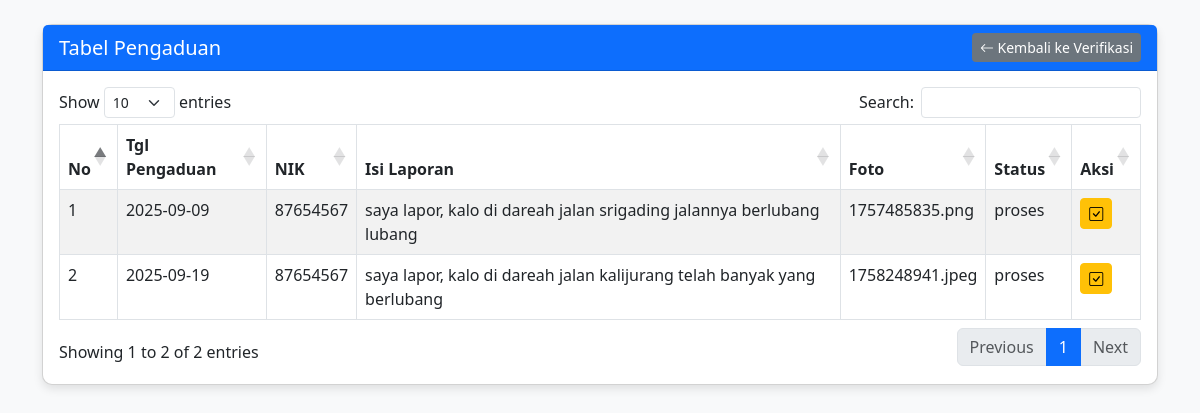
/backend/pages/pengaduan/verifikasi.php, run on the app's committed database.
### tables this page shows
CREATE TABLE `pengaduan` (
  `id_pengaduan` int NOT NULL,
  `tgl_pengaduan` date DEFAULT NULL,
  `nik` char(16) DEFAULT NULL,
  `isi_laporan` text,
  `foto` varchar(255) DEFAULT NULL,
  `status` enum('0','proses','selesai') DEFAULT NULL
);

### backend/pages/pengaduan/verifikasi.php (the view, shortened to what this page needs)
<?php
include '../../../config/connection.php';
$qSelect = "SELECT * FROM pengaduan";
$result = mysqli_query($connect, $qSelect);
?>
<!DOCTYPE html>
<html lang="id">
<head>
    <link href="https://cdn.jsdelivr.net/npm/bootstrap@5.3.0/dist/css/bootstrap.min.css" rel="stylesheet">
    <link rel="stylesheet" href="https://cdn.datatables.net/1.13.4/css/dataTables.bootstrap5.min.css">
    <link rel="stylesheet" href="https://cdn.jsdelivr.net/npm/bootstrap-icons@1.11.3/font/bootstrap-icons.css">
</head>
<body>
    <div class="container mt-4">
        <div class="card">
            <div class="card-header d-flex justify-content-between align-items-center">
                <h5 class="mb-0">Tabel Pengaduan</h5>
                <a href="../tanggapan/index.php" class="btn btn-secondary btn-sm">
                    <i class="bi bi-arrow-left"></i> Kembali ke Verifikasi
                </a>
            </div>
            <div class="card-body">
                <table id="tabelPengaduan" class="table table-bordered table-striped">
                    <thead>
                        <tr>
                            <th>No</th>
                            <th>Tgl Pengaduan</th>
                            <th>NIK</th>
                            <th>Isi Laporan</th>
                            <th>Foto</th>
                            <th>Status</th>
                            <th>Aksi</th>
                        </tr>
                    </thead>
                    <tbody>
                        <?php
                        $no = 1;
                        while ($row = mysqli_fetch_assoc($result)) { ?>
                            <tr>
                                <td><?= $no++ ?></td>
                                <td><?= $row['tgl_pengaduan'] ?></td>
                                <td><?= $row['nik'] ?></td>
                                <td><?= $row['isi_laporan'] ?></td>
                                <td><?= $row['foto'] ?></td>
                                <td><?= $row['status'] ?></td>
                                <td>
                                    <a href="detail.php?id=<?= $row['id_pengaduan'] ?>" class="btn btn-warning btn-sm">
                                        <i class="bi bi-check-square"></i>
                                    </a>
                                </td>
                            </tr>
                        <?php } ?>
                    </tbody>
                </table>
            </div>
        </div>
    </div>
</body>
</html>

### backend/pages/pengaduan/verifikasi.php (style rules this page uses)
body { background-color: #f8f9fa; }
.card { background-color: #ffffff; border-radius: 10px; box-shadow: 0 4px 10px rgba(0, 0, 0, 0.1); }
.card-header { background-color: #0d6efd; color: white; font-weight: bold; }
.btn-secondary { background-color: #6c757d; border: none; }

### data on the page
pengaduan: tgl_pengaduan "2025-09-09", nik "87654567", isi_laporan "saya lapor, kalo di dareah jalan srigading jalannya berlubang lubang", foto "1757485835.png", status "proses"
pengaduan: tgl_pengaduan "2025-09-19", nik "87654567", isi_laporan "saya lapor, kalo di dareah jalan kalijurang telah banyak yang berlubang", foto "1758248941.jpeg", status "proses"
